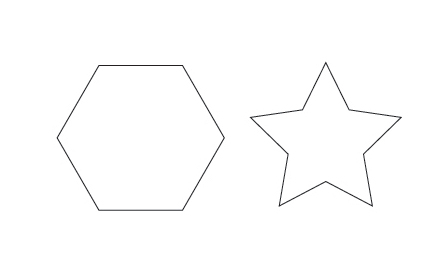
#> input picture images/assignment2/Regular-Shapes.jpg, 446 x 271 px; its folder holds 5 pictures in this run
$ python assignment2-lines.py   (older library calls are emulated)
#> lines starting #> are read from the running program, lines starting #| are printed output that depends on the picture; after the words box and inside, x2 and y2 are one past the last pixel; in counts of white or black regions, pixels touching at a corner belong together
### scripts/myCanny.py
import numpy as np
from scipy.signal import convolve2d

def __cannySmoothing__( img , ksize , sigma ) :
    # Hard-coded Gaussian Kernel. order=3, sigma=1.
    gaussianKernel1D = np.matrix([ 0.27406862 , 0.45186276 , 0.27406862])
    gaussianKernel2D = gaussianKernel1D.transpose() * gaussianKernel1D
    return convolve2d(img , gaussianKernel2D , mode='same')

def __cannyEdgeDetection__( image , ksize ) :
    sobelHKernel = np.array([ [ -1 , 0 , 1 ] ,
                              [ -2 , 0 , 2 ] ,
                              [ -1 , 0 , 1 ] ])

    sobelH = convolve2d(image , sobelHKernel , mode='same')
    sobelV = convolve2d(image , sobelHKernel.transpose(), mode='same')

    phaseImage = np.arctan2(sobelV , sobelH) * (180.0 / np.pi)

    # Assign phase values to nearest [ 0 , 45 , 90 ,  135 ]
    phaseImage = ((45 * np.round(phaseImage / 45.0)) + 180) % 180;

    # return gradient magnitude image, phase image.
    return np.sqrt(sobelH * sobelH + sobelV * sobelV) , phaseImage

def __cannyNonMaximumSupression__( gradientImage , phaseImage ) :
    thinEdgedImage = np.array(gradientImage , copy = True)

    for row in range(1 , gradientImage.shape[ 0 ] - 1) :
        for col in range(1 , gradientImage.shape[ 1 ] - 1) :
            # If already supressed, proceed to the next pixel.
            if thinEdgedImage[ row , col ] == 0 :
                continue

            theta = phaseImage[ row , col ]
            maxGradient = gradientImage[ row , col ];

            if theta == 0 :
                maxGradient = max([ gradientImage[ row , col - 1 ] ,
                                    gradientImage[ row , col ] ,
                                    gradientImage[ row , col + 1 ] ])
            elif theta == 45 :
                maxGradient = max([ gradientImage[ row - 1 , col - 1 ] ,
                                    gradientImage[ row , col ] ,
                                    gradientImage[ row + 1 , col + 1 ] ])
            elif theta == 90 :
                maxGradient = max([ gradientImage[ row - 1 , col ] ,
                                    gradientImage[ row , col ] ,
                                    gradientImage[ row + 1 , col ] ])
            elif theta == 135 :
                maxGradient = max([ gradientImage[ row + 1 , col - 1 ] ,
                                    gradientImage[ row , col ] ,
                                    gradientImage[ row - 1 , col + 1 ] ])
            else :
                print("Unexpected theta value");
                print theta; exit(1);

            if gradientImage[ row , col ] < maxGradient :
                thinEdgedImage[ row , col ] = 0

    return thinEdgedImage

def __cannyDoubleThresholding__( image , minThreshold , maxThreshold ) :
    doubleThresholdImages = np.matrix(image)
    image = doubleThresholdImages
    for row in range(image.shape[ 0 ]) :
        for col in range(image.shape[ 1 ]) :
            if image[ row , col ] < minThreshold :
                image[ row , col ] = 0.0
            elif image[ row , col ] >= maxThreshold :
                image[ row , col ] = 1.0

    return doubleThresholdImages

def __cannyEdgeTracking__( images , maxThreshold , minThreshold ) :
    edgeTrackingImages = np.matrix(images)
    image = edgeTrackingImages
    for row in range(image.shape[ 0 ]) :
        for col in range(image.shape[ 1 ]) :

            if image[ row , col ] > maxThreshold :
                image[ row , col ] = 1.0

            elif image[ row , col ] < minThreshold :
                image[ row , col ] = 0

            else :
                maxGradient = max([ [ image[ row - 1 , col - 1 ] ,
                                      image[ row - 1 , col ] ,
                                      image[ row - 1 , col + 1 ] ,
                                      image[ row , col - 1 ] ,
                                      image[ row , col + 1 ] ,
                                      image[ row + 1 , col - 1 ] ,
                                      image[ row + 1 , col ] ,
                                      image[ row + 1 , col + 1 ] ] ])
                if maxGradient >= maxThreshold :
                    image[ row , col ] = 1.0
                else :
                    image[ row , col ] = 0

    return edgeTrackingImages

def myCanny( image , ksize , sigma , minThreshold , maxThreshold ) :
    # 1.Guassian Blurring.
    smoothedImage = __cannySmoothing__(image , ksize , sigma)

    # 2.Gradient and Phase Image based on Sobel edge detection.
    gradientImage , phaseImage = __cannyEdgeDetection__(smoothedImage , ksize)

    # 3.Non-Maximum Supression for thinning edges.
    nmsImage = __cannyNonMaximumSupression__(gradientImage , phaseImage)

    # 4.Double Thresholding.
    doubleThresholdedImage = __cannyDoubleThresholding__(nmsImage ,
                                                         minThreshold ,
                                                         maxThreshold)
    # 5.Edge Tracking by Hysterysis.
    edgeTrackedImage = __cannyEdgeTracking__(doubleThresholdedImage ,
                                             maxThreshold ,
                                             minThreshold)
    return edgeTrackedImage

### assignment2-p1/assignment2-lines.py
# import the necessary packages
from os import listdir
from os.path import isfile , join
import numpy as np
import cv2
import sys

sys.path.append('../scripts')

import myCanny
import myHoughLine

# Get file names in "./images" directory
imageFiles = [join("../images/assignment2" , f) for f in
              listdir("../images/assignment2") if
              isfile(join("../images/assignment2" , f))]
imageFile = "../images/assignment2/Regular-Shapes.jpg"

# Load the images
# Gray image is calculated as :
# Y = 0.299 R + 0.587 G + 0.114 B
image = cv2.imread(imageFile)
#> image is the input picture: shape (271, 446, 3); mean B, G, R 253.1, 253, 253
image_GRAY = cv2.imread(imageFile , cv2.IMREAD_GRAYSCALE)
#> image_GRAY: shape (271, 446); min 31, max 255, mean 253

# Convert from uint8 precision to double precision.
image_GRAY = np.float64(image_GRAY)

# Normalize grayscale images from 0.0 to 1.0.
image_GRAY = cv2.normalize(image_GRAY , image_GRAY , 0 , 1 , cv2.NORM_MINMAX ,
                           cv2.CV_64F)

cannyImage = myCanny.myCanny(image_GRAY , 3 , 1.0 , 0.2 , 0.9)
#> in __cannyEdgeDetection__, `sobelH = convolve2d(image , sobelHKernel , mode='same')`:
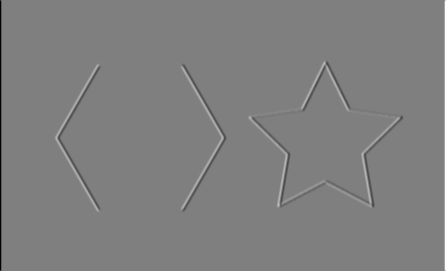
#> sobelH: shape (271, 446) float64; min -4, max 4, mean 1.53e-18; drawn with min black and max white
#> in __cannyEdgeDetection__, `sobelV = convolve2d(image , sobelHKernel.transpose(), mode='same')`:
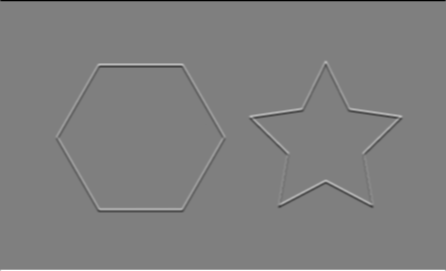
#> sobelV: shape (271, 446) float64; min -4, max 4, mean 1.02e-16; drawn with min black and max white
#> in __cannyEdgeDetection__, `phaseImage = np.arctan2(sobelV , sobelH) * (180.0 / np.pi)`:
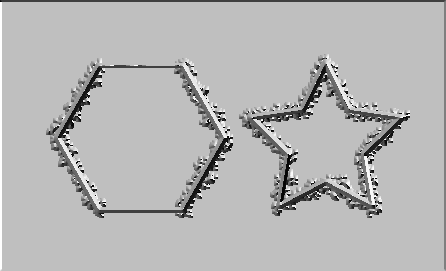
#> phaseImage: shape (271, 446) float64; min -180, max 180, mean 77; drawn with min black and max white
#> in __cannyEdgeDetection__, `phaseImage = ((45 * np.round(phaseImage / 45.0)) + 180) % 180;`:
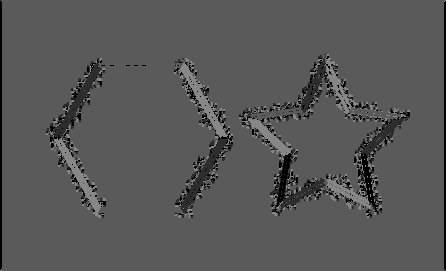
#> phaseImage: shape (271, 446) float64; min 0, max 135, mean 87.1
#> in myCanny, `gradientImage , phaseImage = __cannyEdgeDetection__(smoothedImage , ks..`:
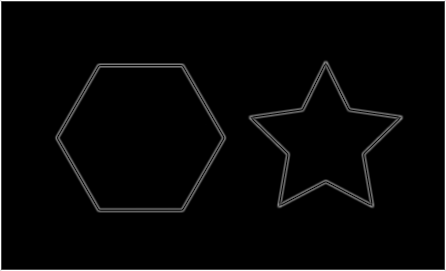
#> gradientImage: shape (271, 446) float64; min 0, max 4, mean 0.11; drawn with min black and max white
#> after the loop in __cannyNonMaximumSupression__, `for row in range(1 , gradientImage.shape[ 0 ] - 1) :`:
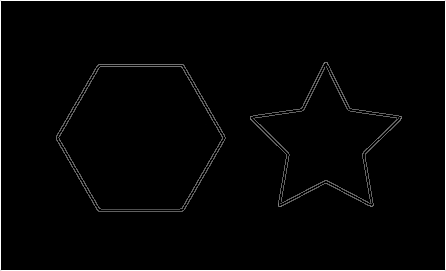
#> thinEdgedImage: shape (271, 446) float64; 12.37% of pixels changed, all inside (x1, y1, x2, y2) = (1, 1, 445, 270); drawn with min black and max white
#> after the loop in __cannyDoubleThresholding__, `for row in range(image.shape[ 0 ]) :`:
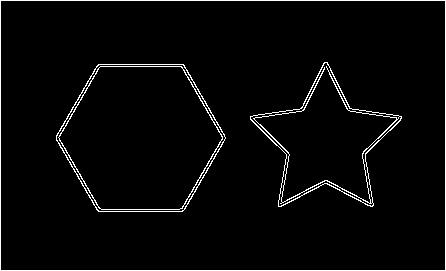
#> image: shape (271, 446) float64; min 0, max 1, mean 0.0312
#> (the run stopped early here; a loop or call above may not have finished)
